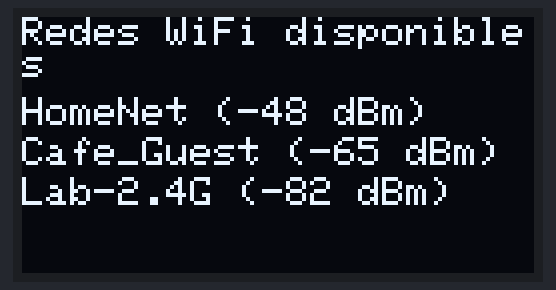
Recording of a sketch running on a simulated ESP8266 (NodeMCU). Shown: 128×64 one-colour display. A WiFi scan finds three made-up networks.

Above: at 3.1 s.

The sketch:

mainv2.ino
```cpp
#include <Wire.h>
#include <Adafruit_GFX.h>
#include <Adafruit_SSD1306.h>
#include <ESP8266WiFi.h>
#define SDA_PIN 12
#define SCL_PIN 14
#define OLED_RESET -1
#define SCREEN_WIDTH 128
#define SCREEN_HEIGHT 64

const char* wifiSsid = "TTTT";
const char* wifiPassword = "holahola";

Adafruit_SSD1306 display(SCREEN_WIDTH, SCREEN_HEIGHT, &Wire, OLED_RESET);

void setup() {
    Serial.begin(115200); // Set serial communication speed

    /*
    DISPLAY
    */
    Wire.begin(SDA_PIN, SCL_PIN);
    if (!display.begin(SSD1306_SWITCHCAPVCC, 0x3C)) {
      Serial.println("SSD1306 initialization failed");
      while (true)
        ;
    }

    display.clearDisplay();
    display.setTextSize(1);
    display.setTextColor(SSD1306_WHITE);
    display.setCursor(0, 0);
    display.println("Hello, ESP8266!");
    display.display();
    delay(1000);
    /*
    WIFI
    */
  //   connectToWiFi();
  scanAndDisplayNetworks();
}


void loop() {}

void connectToWiFi() {
  display.clearDisplay();
  display.setTextSize(1);
  display.setTextColor(SSD1306_WHITE);
  display.setCursor(0, 0);
  display.println("Configura un WiFi con los siguientes datos:");
  display.setCursor(0, 10);
  display.print("Nombre: ");
  display.println(wifiSsid);
  display.setCursor(0, 20);
  display.print("Clave: ");
  display.println(wifiPassword);
  display.display();

  Serial.println("Esperando a que el usuario configure el WiFi...");

  // Espera a que el usuario configure el WiFi
  while (WiFi.status() != WL_CONNECTED) {
    // Intenta conectarse al WiFi creado por el usuario
    WiFi.begin(wifiSsid, wifiPassword);
    delay(5000);
  }

  display.clearDisplay();
  display.setCursor(0, 0);
  display.setTextSize(2);
  display.println("RED: OK");
  display.display();

}

void scanAndDisplayNetworks() {
  int numNetworks = WiFi.scanNetworks();

  display.clearDisplay();
  display.setTextSize(1);
  display.setTextColor(SSD1306_WHITE);
  display.setCursor(0, 0);
  display.println("Redes WiFi disponibles");

  int networksDisplayed = 0;
  int cursor = 2;

  for (int i = 0; i < numNetworks; i++) {
    String ssid = WiFi.SSID(i);
    int rssi = WiFi.RSSI(i);

    display.setCursor(0, cursor * 10);
    display.print(ssid);
    display.print(" (");
    display.print(rssi);
    display.println(" dBm)");
    networksDisplayed++;
    cursor++;

    if(networksDisplayed == 4){
      break;
    }
  }

  display.display();
}
```
